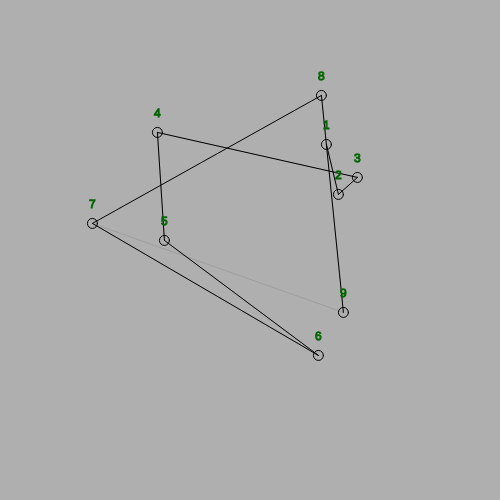
Frame 1 (no input)
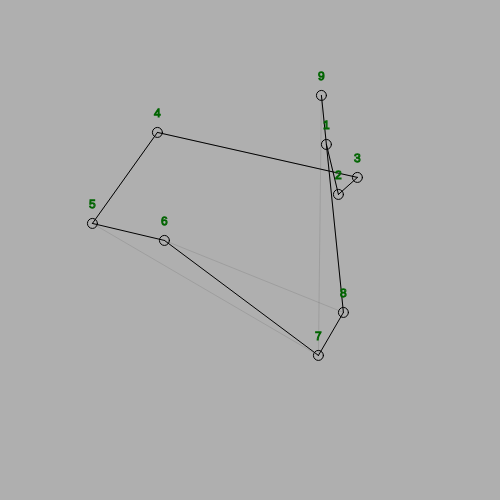
Frame 60 (no input)
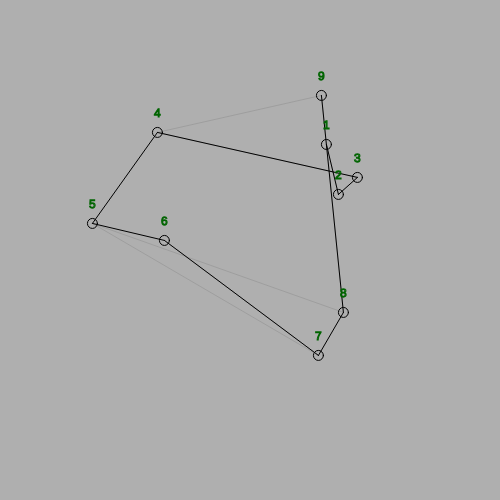
Frame 120 (the mouse pressed at the canvas centre since frame 60)

The p5.js sketch that drew these frames (run headless with seeded random() and noise() and a simulated clock; from frame 60 on, the mouse is pressed at the canvas centre):

// p5.js sketch
// ── sketch.js
var towns = [];
var shortestPath = [];
var distance = 1000000000;

function setup() {
	let num = 9;
	createCanvas(500, 500);
	towns = generateTowns(num);
	// asyncCalcShortestPath();
	print(towns);
}

function draw() {
	background(175);

	// towns = randomizeTowns(towns);
	showTowns(towns, 25, false);
	calcShortestPath(towns);
	showTowns(shortestPath, 255, true);

	document.title = "fps: " + round(frameRate()) + " || dT: " + round(deltaTime) + "ms";
}

async function asyncCalcShortestPath(){
	while (calcShortestPath(towns)){
	}
}
// ── towns.js
function generateTowns(c){
    let margin = 7;
	let t = [];
    let w = width - width/margin * 2;
    let h = height - height/margin * 2;
	for (let i = 0; i < c; i++){
		let x = floor(random(w)) + width/margin;
		let y = floor(random(h)) + height/margin;
		t.push({x: x, y: y, id: i});
	}
	return t;
}

function serializeTowns(c){
	let t = [];
	for (let i = 0; i < c; i++){
		t.push(i);
	}
	return t;
}

function showTowns(t, a, n){
	stroke(0, a);
	noFill();
	for (let i = 0; i < t.length - 1; i++){
		line(t[i].x, t[i].y, t[i+1].x, t[i+1].y)
	}
    if (n){
        for (let i = 0; i < t.length; i++){
            noFill();
            stroke(0);
            ellipse(t[i].x, t[i].y, 10);
            textAlign(CENTER);
            stroke(0, 100, 0);
            text(i + 1, t[i].x, t[i].y - 15);
        }
    }
}

function randomizeTowns(t){
    let temp_array = t.slice();
    let return_array = [];
    
    while (temp_array.length != 0){
        let rand = floor(random(temp_array.length));

        return_array.push(temp_array[rand]);

        temp_array.splice(rand, 1);
    }

    for (let i = 0; i < return_array.length - 1; i++){
        stroke(0, 25);
        noFill();
        line(return_array[i].x, return_array[i].y, return_array[i+1].x, return_array[i+1].y);
    }

    let temp_distance = 0;
    for (let i = 0; i < return_array.length - 1; i++){
        temp_distance += calculateDistance(return_array[i], return_array[i+1]);
    }

    if (temp_distance < distance){
        print("new distance! " + temp_distance);
        distance = temp_distance;
        return return_array;
    }else{
        return t;
    }
}

function calcShortestPath(t){
    let temp_array = t.slice();

    // Find the largest x such that P[x]<P[x+1].
    // (If there is no such x, P is the last permutation.)
    // Find the largest y such that P[x]<P[y].
    // Swap P[x] and P[y].
    // Reverse P[x+1 .. n].

    //STEP 1
    let largestI = -1;
    for (let i = 0; i < temp_array.length - 1; i++){
        if (temp_array[i].id < temp_array[i+1].id){
            largestI = i;
        }
    }
    if (largestI == -1){
        print("finished");
        noLoop();
        return false;
    }

    //STEP 2
    let largestY = -1;
    for (let y = 0; y < temp_array.length; y++){
        if (temp_array[largestI].id < temp_array[y].id){
            largestY = y;
        }
    }

    //STEP 3
    swap(temp_array, largestI, largestY);

    //STEP 4
    let endArray = temp_array.splice(largestI + 1);
    endArray.reverse();
    temp_array = temp_array.concat(endArray);

    if (calcPathDistance(temp_array)){
        shortestPath = temp_array.slice();
        print("New shortest path discovered! Distance: " + distance);
    }

    towns = temp_array;
    return true;
}

function swap(t, i, y){
    let tempVar = t[i];
    t[i] = t[y];
    t[y] = tempVar;
}

function calcPathDistance(t){
    let temp_distance = 0;
    for (let i = 0; i < t.length - 1; i++){
        temp_distance += calculateDistance(t[i], t[i+1]);
    }

    if (temp_distance < distance){
        distance = temp_distance;
        return true;
    }else{
        return false;
    }
}

function calculateDistance(a, b){
    return Math.sqrt(Math.pow(b.x - a.x, 2) + Math.pow(b.y - a.y, 2));
}
